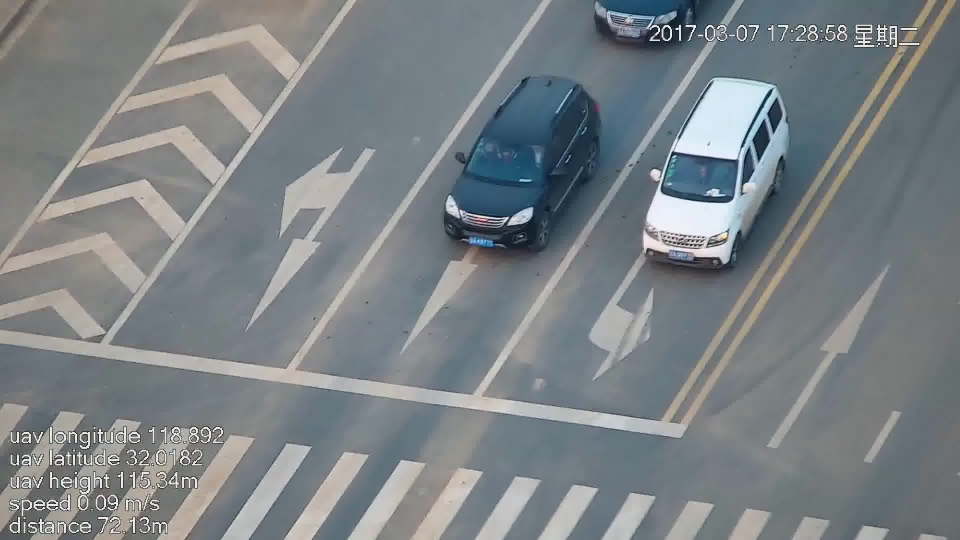
#> input picture HyperLPR/24.jpg, 1920 x 1080 px (shown at 1/2 size)
$ python -i detect.py   (imports and definitions only)   (Python 2 division)
#> lines starting #> are read from the running program, lines starting #| are printed output that depends on the picture

import cv2
import numpy as np


watch_cascade = cv2.CascadeClassifier('./model/cascade.xml')


def computeSafeRegion(shape,bounding_rect):
    top = bounding_rect[1] # y
    bottom  = bounding_rect[1] + bounding_rect[3] # y +  h
    left = bounding_rect[0] # x
    right =   bounding_rect[0] + bounding_rect[2] # x +  w

    min_top = 0
    max_bottom = shape[0]
    min_left = 0
    max_right = shape[1]

    # print "computeSateRegion input shape",shape
    if top < min_top:
        top = min_top
        # print "tap top 0"
    if left < min_left:
        left = min_left
        # print "tap left 0"

    if bottom > max_bottom:
        bottom = max_bottom
        #print "tap max_bottom max"
    if right > max_right:
        right = max_right
        #print "tap max_right max"

    # print "corr",left,top,right,bottom
    return [left,top,right-left,bottom-top]


def cropped_from_image(image,rect):
    x, y, w, h = computeSafeRegion(image.shape,rect)
    return image[y:y+h,x:x+w]


def detectPlateRough(image_gray,resize_h = 720,en_scale =1.08 ,top_bottom_padding_rate = 0.05):
    print image_gray.shape

    if top_bottom_padding_rate>0.2:
        print "error:top_bottom_padding_rate > 0.2:",top_bottom_padding_rate
        exit(1)

    height = image_gray.shape[0]
    padding =    int(height*top_bottom_padding_rate)
    scale = image_gray.shape[1]/float(image_gray.shape[0])

    image = cv2.resize(image_gray, (int(scale*resize_h), resize_h))

    image_color_cropped = image[padding:resize_h-padding,0:image_gray.shape[1]]

    image_gray = cv2.cvtColor(image_color_cropped,cv2.COLOR_RGB2GRAY)

    watches = watch_cascade.detectMultiScale(image_gray, en_scale, 2, minSize=(36, 9),maxSize=(36*40, 9*40))

    cropped_images = []
    for (x, y, w, h) in watches:
        cropped_origin = cropped_from_image(image_color_cropped, (int(x), int(y), int(w), int(h)))
        x -= w * 0.14
        w += w * 0.28
        y -= h * 0.6
        h += h * 1.1;

        cropped = cropped_from_image(image_color_cropped, (int(x), int(y), int(w), int(h)))


        cropped_images.append([cropped,[x, y+padding, w, h],cropped_origin])
    return cropped_images

>>> import cv2
>>> picture = cv2.imread('../24.jpg', cv2.IMREAD_GRAYSCALE)
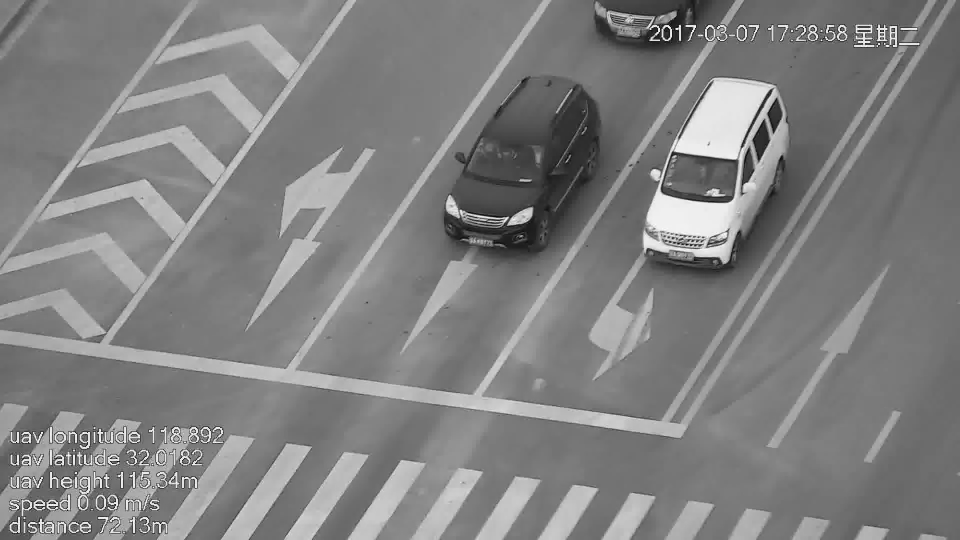
#> picture: shape (1080, 1920) (shown at 1/2 size); min 0, max 255, mean 128.4
>>> result = detectPlateRough(picture)
#| (1080, 1920)
#> in detectPlateRough, `image = cv2.resize(image_gray, (int(scale*resize_h), resize_h))`:
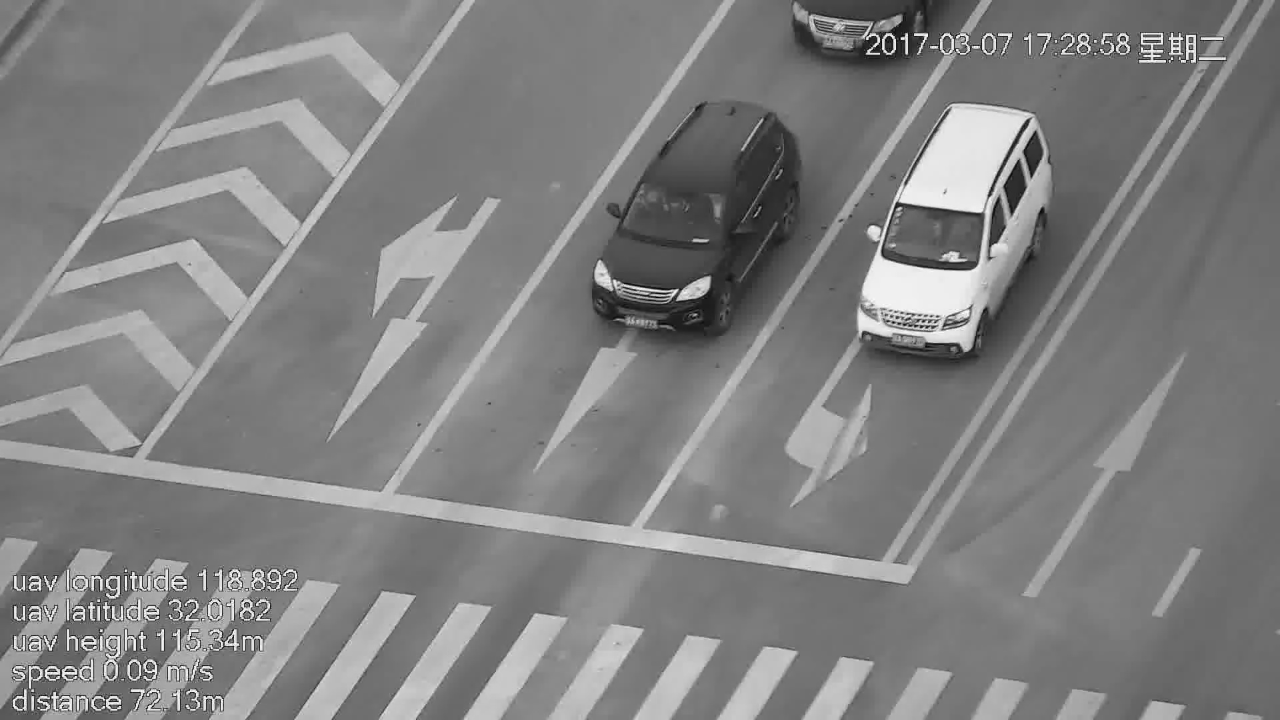
#> image: shape (720, 1280); min 1, max 254, mean 128.4
#> in detectPlateRough, `image_color_cropped = image[padding:resize_h-padding,0:image_gray.shap..`:
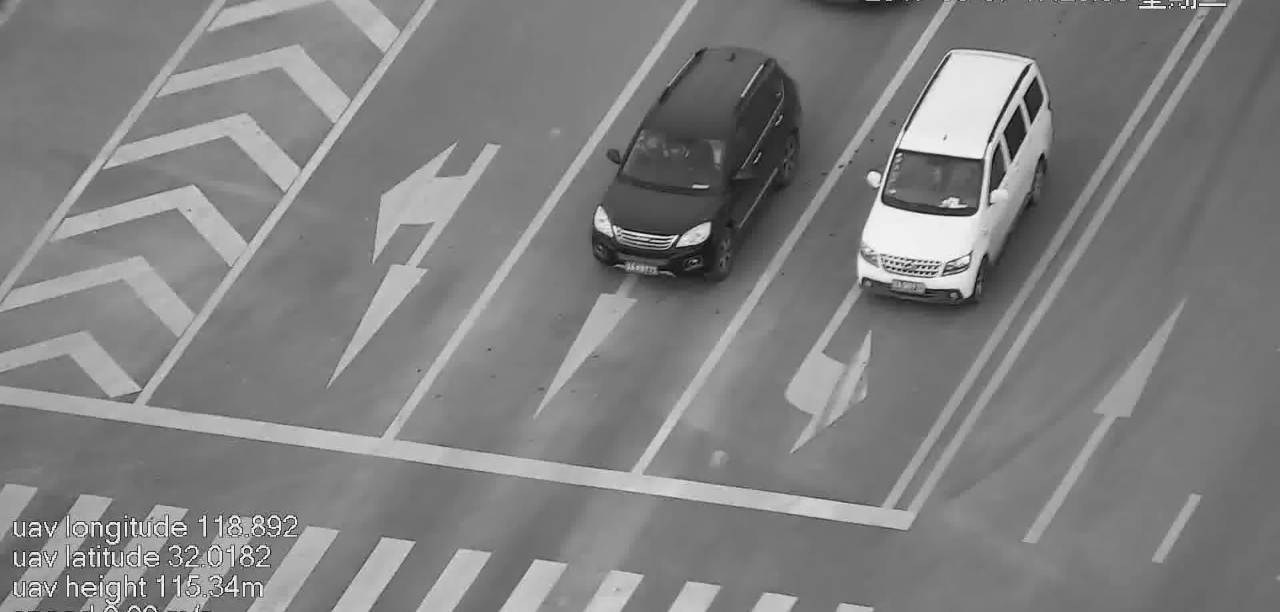
#> image_color_cropped: shape (612, 1280); min 1, max 254, mean 128
#> (the run stopped early here; a loop or call above may not have finished)
